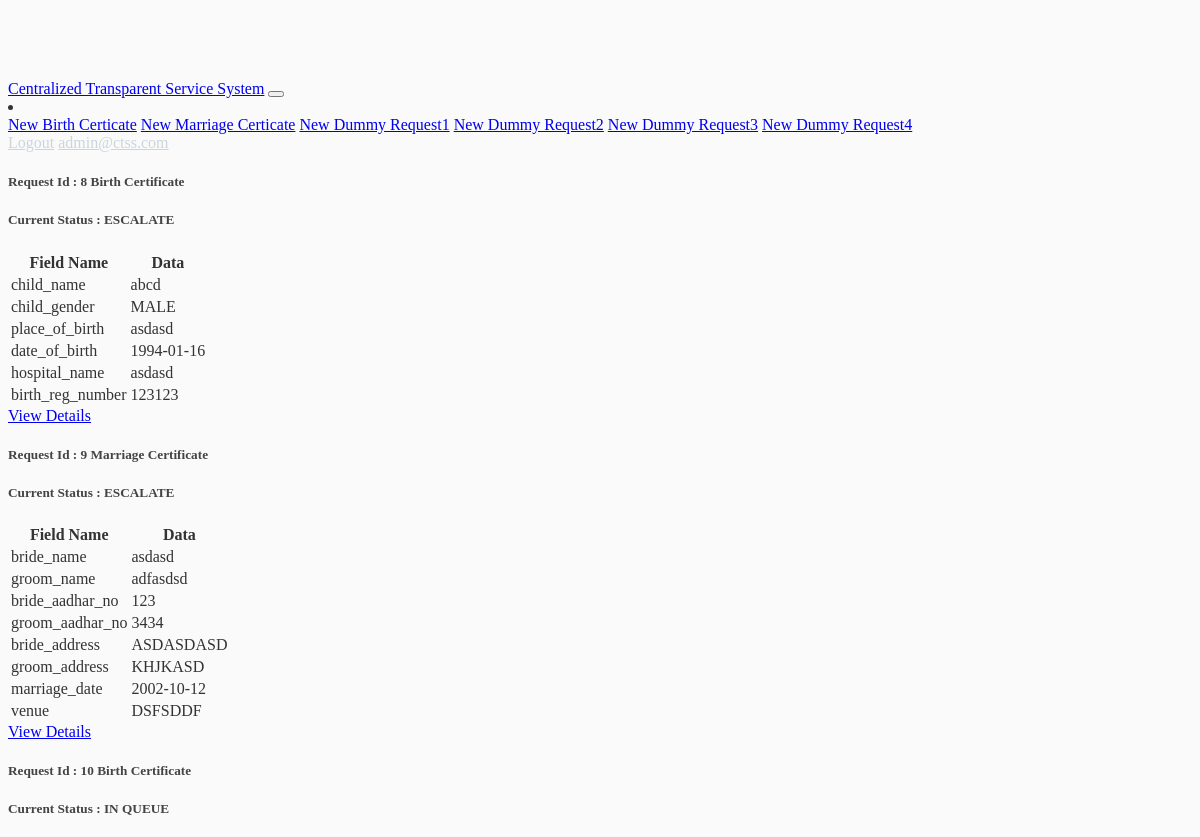
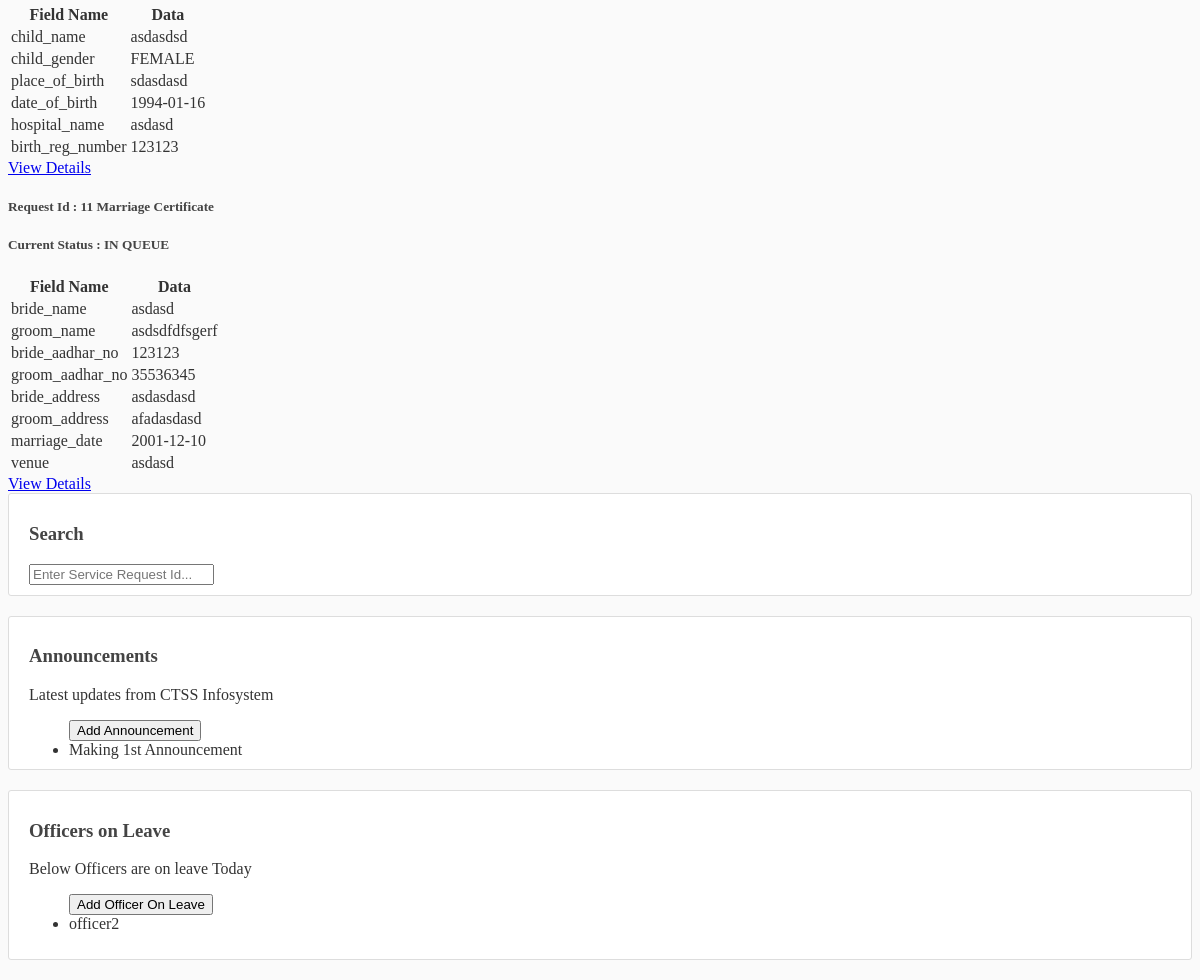
Page / (signed in) on the committed database (2 pictures, top to bottom).
### allusers/models.py (models this page shows, shortened)
class allUser(AbstractBaseUser, PermissionsMixin):
    username = models.CharField(max_length=100, unique=True)
    first_name = models.CharField(max_length=150, blank=True)
    last_name = models.CharField(max_length=150, blank=True)
    email = models.EmailField(max_length=255, unique=True)
    is_staff = models.BooleanField(default=False)
    is_admin = models.BooleanField(default=False)
    is_public = models.BooleanField(default=True)
    is_superuser = models.BooleanField(default=False)
    date_joined = models.DateTimeField(('date joined'), auto_now_add=True)
    manager = models.ForeignKey('self', null=True, related_name="department_head", on_delete=models.DO_NOTHING, blank=True)
    role = models.CharField(max_length=50, choices=ROLES, default='PUBLIC')
    USERNAME_FIELD = 'email'
    REQUIRED_FIELDS = ['username', ]
    objects = UserManager()

class Announcement(models.Model):
    text = models.CharField('announcement', max_length=255)

class LeaveOfficer(models.Model):
    officer_on_leave = models.ForeignKey(allUser, null=True, related_name="officer_leave", on_delete=models.DO_NOTHING, blank=True)
    def __str__(self):
        return f"{self.officer_on_leave.username }"

### ticket/models.py (models this page shows, shortened)
class ServiceRequest(models.Model):
    owner = models.ForeignKey(allUser, related_name='owner', blank=True, null=True, verbose_name='Owner', on_delete=models.DO_NOTHING)
    description = models.CharField('description', blank=True, null=True, max_length=255)
    category = models.ForeignKey(Category, related_name="category", blank=True, null=True, on_delete=models.DO_NOTHING)
    status = models.CharField('Status', choices=STATUS_CHOICES,
                              max_length=255, blank=True, null=True, default="IN QUEUE")
    closed_date = models.DateTimeField(blank=True, null=True)
    assigned_to = models.ForeignKey(allUser, related_name='assigned_to', blank=True,
                                    null=True, verbose_name='Assigned to', on_delete=models.DO_NOTHING)
    created = models.DateTimeField(auto_now_add=True)
    updated = models.DateTimeField(auto_now=True)
    duedate = models.DateTimeField(null=True, blank=True)
    extra = models.TextField('extra', null=True, blank=True)

### ticket/views.py (the view, shortened to what this page needs)
# urls.py: 2. Add a URL to urlpatterns:  path('', views.home, name='home')
def home(request):
    if request.user.is_authenticated:
        print("Requester Role :", request.user.role)
        if request.user.role == 'ADMIN':
            service_requests = ServiceRequest.objects.all()
        elif request.user.role == 'PUBLIC':
            service_requests = ServiceRequest.objects.filter(owner=request.user)
        else:
            service_requests = ServiceRequest.objects.filter(assigned_to=request.user)
        for service_request in service_requests:
            setattr(service_request, 'data', json.loads(service_request.extra))
        context = {
            'service_requests': service_requests,
            'announcements' : Announcement.objects.all(),
            'leave_officers': LeaveOfficer.objects.all()
        }
    return render(request, 'ticket/home.html', context)

### ticket/templates/ticket/home.html
{% extends "base.html" %}
{% load mathfilters %}
{% block content %}
<div class="container col-sm-12">
<div class="row">
{% for service_request in service_requests %}
        <div class="col-sm-6">
            <div class="card m-2">
                <div class="card-header text-center">
                    <h5><span class="badge badge-pill badge-warning">Request Id : {{ service_request.id }}</span> {{ service_request.description }}</h5>
                </div>
                <div class="card-body text-center">
                    {% if service_request.status == "ESCALATE" %}
                    <h5 class="card-title bg-danger text-light p-2">Current Status : {{service_request.status}}</h5>
                    {% else %}
                    <h5 class="card-title bg-success text-light p-2">Current Status : {{service_request.status}}</h5>
                    {% endif %}
                    <table class="table table-striped table-bordered">
                        <thead class="table-primary">
                            <tr>
                                <th scope="col">Field Name </th>
                                <th scope="col">Data</th>
                            </tr>
                        </thead>
                        <tbody>
                            {% for key, value in service_request.data.items %}
                            <tr>
                                <td>{{ key }}</td>
                                <td>{{ value }}</td>
                            </tr>
                            {% endfor %}
                        </tbody>
                    </table>
                    {% if user.is_public ==  True %}
                    <a href="/ticket/{{ service_request.id }}/" class="btn btn-outline-primary" role="button">View Details</a>
                    {% else %}
                    <a href="/ticket/{{ service_request.id }}/" class="btn btn-outline-primary" role="button">Action Service Request</a>
                    {% endif %}
                </div>
            </div>
        </div>
{% endfor %}
</div>
</div>
{% endblock content %}

### allusers/templates/base.html (shortened to what this page needs)
{% load static %}
<!DOCTYPE html>
<html>
<head>
    <link rel="stylesheet"
        href="https://unpkg.com/bootstrap-material-design@4.1.1/dist/css/bootstrap-material-design.min.css"
>
    <link href="//netdna.bootstrapcdn.com/font-awesome/3.2.1/css/font-awesome.css" rel="stylesheet">
    <link rel="stylesheet" type="text/css" href="{% static 'main.css' %}">
</head>
<body>
    <header class="site-header">
        <nav class="navbar navbar-expand-md navbar-dark bg-primary fixed-top">
            <div class="container">
                <a class="navbar-brand mr-4" href="{% url 'home' %}">Centralized Transparent Service System</a>
                <button class="navbar-toggler" type="button" data-toggle="collapse" data-target="#navbarToggle"
                    aria-controls="navbarToggle" aria-expanded="false" aria-label="Toggle navigation">
                </button>
                <div class="collapse navbar-collapse" id="navbarToggle">
                    <div class="navbar-nav ml-auto">
                        <li class="nav-item dropdown">
                            <div class="dropdown-menu" aria-labelledby="navbarDropdown">
                                <a class="dropdown-item" href="/addbirthcertificate">New Birth Certicate</a>
                                <a class="dropdown-item" href="/addmarriagecertificate">New Marriage Certicate</a>
                                <a class="dropdown-item" href="#">New Dummy Request1</a>
                                <a class="dropdown-item" href="#">New Dummy Request2</a>
                                <a class="dropdown-item" href="#">New Dummy Request3</a>
                                <a class="dropdown-item" href="#">New Dummy Request4</a>
                            </div>
                        </li>
                    </div>
                    <div class="navbar-nav ml-auto">
                        {% if user.is_authenticated %}
                        <a class="nav-item nav-link" href="{% url 'logout' %}">Logout</a>
                        <a class="nav-item nav-link" href="#"> {{ request.user.email }}</a>
                        {% else %}
                        <a class="nav-item nav-link" href="{% url 'login' %}">Login</a>
                        <a class="nav-item nav-link" href="{% url 'register' %}">Register</a>
                        {% endif %}
                    </div>
                </div>
            </div>
        </nav>
    </header>
    <main role="main" class="container">
        <div class="row">
            <div class="col-md-9">
                {% block content %}
                {% endblock %}
            </div>
            <div class="col-md-3">
                {% if user.is_authenticated %}
                <div class="content-section">
                    <h3>Search </h3>
                    <form action="{% url 'search' %}" method="get">
                        <input name="q" type="number" placeholder="Enter Service Request Id...">
                    </form>
                </div>
                {% endif %}
                <div class="content-section">
                    <h3>Announcements</h3>
                    <p class='text-muted'> Latest updates from CTSS Infosystem</p>
                        <ul class="list-group list-group-flush">
                        {% if user.role == 'ADMIN'%}
                                <a href="/newannouncement/"><button type="button" class="btn btn-outline-primary mb-1" >Add Announcement</button></a>
                        {% endif %}
                        {% for announcement in announcements %}
                            <li class="list-group-item list-group-item-info m-1">{{ announcement.text }} </li>
                        {% endfor %}
                        </ul>
                </div>
                <div class="content-section">
                    <h3>Officers on Leave</h3>
                    <p class='text-muted'> Below Officers are on leave Today</p>
                        <ul class="list-group list-group-flush">
                        {% if user.role == 'ADMIN'%}
                            <a href="/newleaveofficer/"><button type="button" class="btn btn-outline-primary mb-1">Add Officer On Leave</button></a>
                        {% endif %}
                        {% for officer in leave_officers %}
                            <li class="list-group-item list-group-item-danger m-1">{{ officer }}</li>
                        {% endfor %}
                        </ul>
                </div>
            </div>
        </div>
    </main>
</body>
</html>

### ticket/static/main.css (style rules this page uses)
body { background: #fafafa; color: #333333; margin-top: 5rem; }
h1, h2, h3, h4, h5, h6 { color: #444444; }
ul { margin: 0; }
.site-header .navbar-nav .nav-link { color: #cbd5db; }
.content-section { background: #ffffff; padding: 10px 20px; border: 1px solid #dddddd; border-radius: 3px; margin-bottom: 20px; }

### rows in the picture
allUser: user.email "admin@ctss.com"
ServiceRequest: id "8", description "Birth Certificate", status "ESCALATE", data "child_name" "child_gender" "place_of_birth" "date_of_birth" "hospital_name" "birth_reg_number", data "abcd" "MALE" "asdasd" "1994-01-16" "asdasd" "123123"
ServiceRequest: id "9", description "Marriage Certificate", status "ESCALATE", data "bride_name" "groom_name" "bride_aadhar_no" "groom_aadhar_no" "bride_address" "groom_address" "marriage_date" "venue", data "asdasd" "adfasdsd" "123" "3434" "ASDASDASD" "KHJKASD" "2002-10-12" "DSFSDDF"
ServiceRequest: id "10", description "Birth Certificate", status "IN QUEUE", data "child_name" "child_gender" "place_of_birth" "date_of_birth" "hospital_name" "birth_reg_number", data "asdasdsd" "FEMALE" "sdasdasd" "1994-01-16" "asdasd" "123123"
ServiceRequest: id "11", description "Marriage Certificate", status "IN QUEUE", data "bride_name" "groom_name" "bride_aadhar_no" "groom_aadhar_no" "bride_address" "groom_address" "marriage_date" "venue", data "asdasd" "asdsdfdfsgerf" "123123" "35536345" "asdasdasd" "afadasdasd" "2001-12-10" "asdasd"
Announcement: text "Making 1st Announcement"
LeaveOfficer: officer_on_leave.username "officer2"
